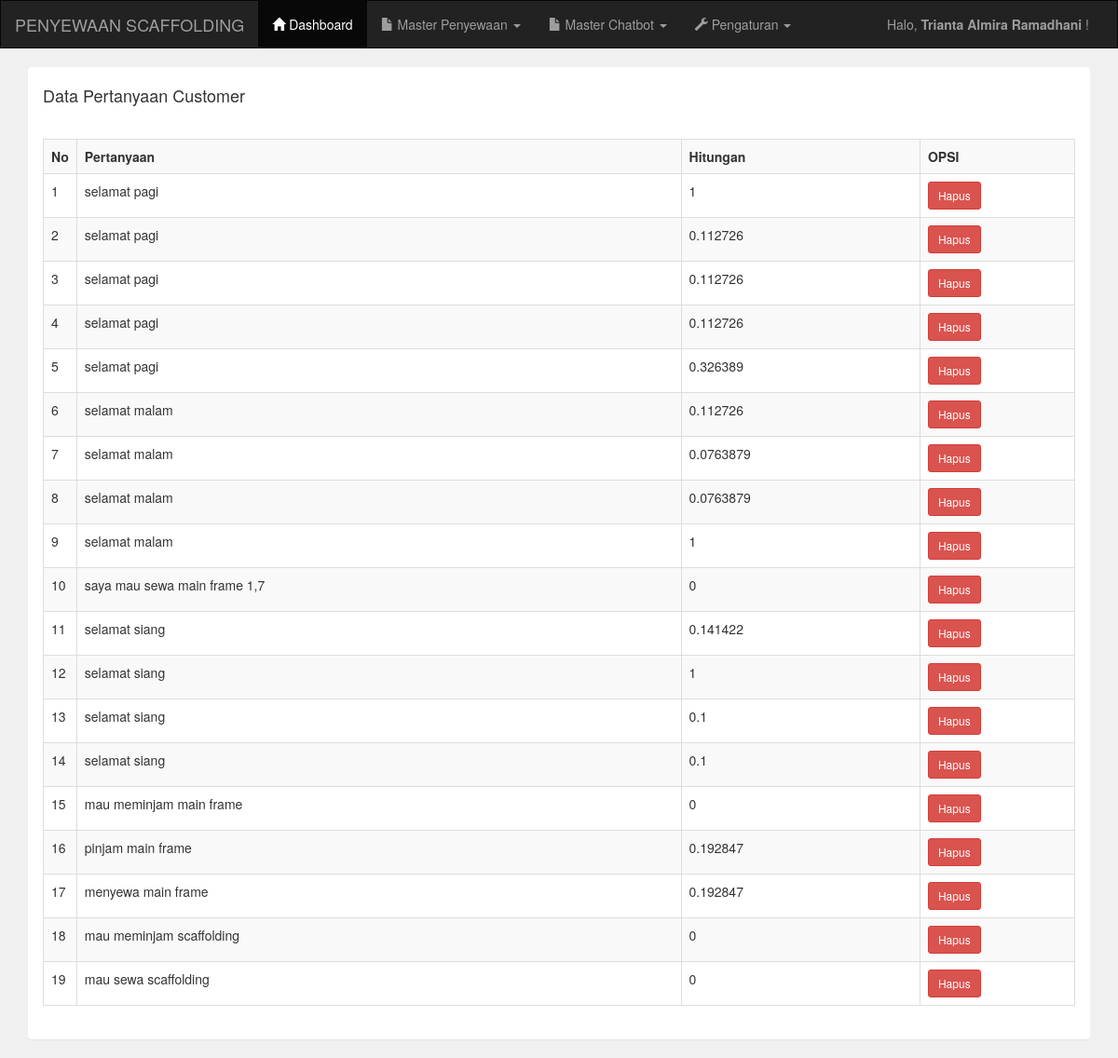
/admin/master_pertanyaan.php (signed in), run on an earlier commit of the app's database.
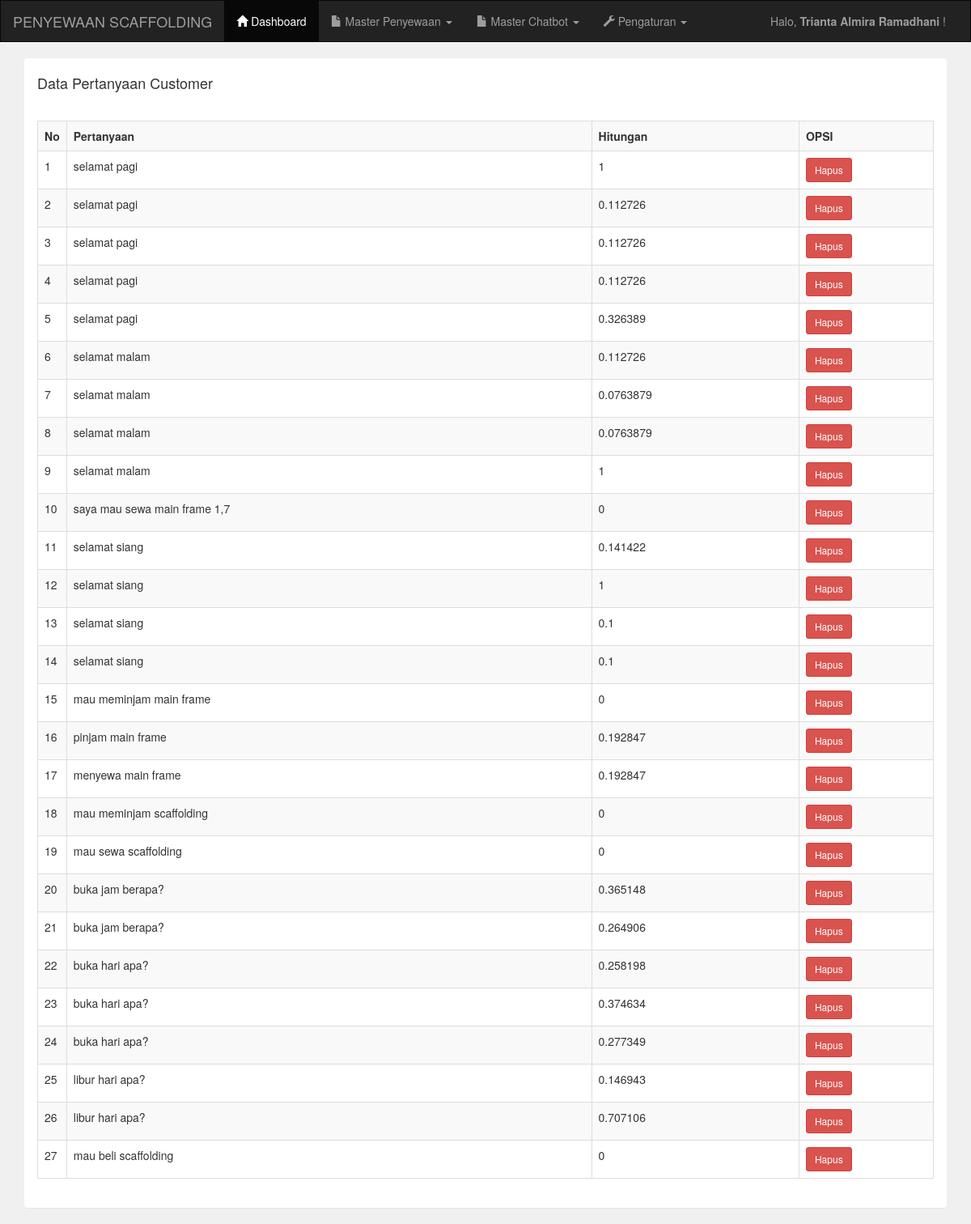
And on a later commit of the database.
### tables this page shows
CREATE TABLE `tb_cache` (
  `id` int(11) NOT NULL,
  `query` varchar(265) NOT NULL,
  `doc_id` int(11) NOT NULL,
  `nilai` float NOT NULL
);

### admin/master_pertanyaan.php (the view)
<?php include 'header.php'; ?>
<div class="container">
    <div class="panel">
        <div class="panel-heading">
            <h4>Data Pertanyaan Customer</h4>
        </div>
        <div class="panel-body">
            <table class="table table-bordered table-striped">
                <tr>
                    <th width="1%">No</th>
                    <th>Pertanyaan</th>
                    <th>Hitungan</th>
                    <th width="15%">OPSI</th>
                </tr>
                <?php
                include '../koneksi.php';
                $data = mysqli_query($koneksi, "select * from tb_cache");
                $no = 1;
                while ($d = mysqli_fetch_array($data)) {
                ?>
                    <tr>
                        <td><?php echo $no++; ?></td>
                        <td><?php echo $d['query']; ?></td>
                        <td><?php echo $d['nilai']; ?></td>
                        <td>
                            <a href="pertanyaan_hapus.php?product_id=<?php echo $d['id']; ?>" class="btn btn-sm btn-danger">Hapus</a>
                        </td>
                    </tr>
                <?php
                }
                ?>
            </table>
        </div>
    </div>
</div>
<?php include 'footer.php'; ?>

### admin/header.php (shortened to what this page needs)
<!DOCTYPE html>
<html>
<head>
	<link rel="stylesheet" type="text/css" href="../assets/css/bootstrap.css">
	<link rel="stylesheet" href="../assets/css/select2.min.css">
</head>
<body style="background: #f0f0f0">
	<nav class="navbar navbar-inverse" style="border-radius: 0px">
		<div class="container-fluid">
			<div class="navbar-header">
				<a class="navbar-brand" href="index.php">PENYEWAAN SCAFFOLDING</a>
			</div>
			<div class="collapse navbar-collapse" id="bs-example-navbar-collapse-1">
				<ul class="nav navbar-nav">
					<li class="active"><a href="index.php"><i class="glyphicon glyphicon-home"></i> Dashboard</a></li>
					<li class="dropdown">
						<a href="#" class="dropdown-toggle" data-toggle="dropdown" role="button" aria-haspopup="true" aria-expanded="false"><i class="glyphicon glyphicon-file"></i> Master Penyewaan <span class="caret"></span></a>
					</li>
					<li class="dropdown">
						<a href="#" class="dropdown-toggle" data-toggle="dropdown" role="button" aria-haspopup="true" aria-expanded="false"><i class="glyphicon glyphicon-file"></i> Master Chatbot <span class="caret"></span></a>
					</li>
					<li class="dropdown">
						<a href="#" class="dropdown-toggle" data-toggle="dropdown" role="button" aria-haspopup="true" aria-expanded="false"><i class="glyphicon glyphicon-wrench"></i> Pengaturan <span class="caret"></span></a>
					</li>
				</ul>
				<ul class="nav navbar-nav navbar-right">
					<li>
						<p class="navbar-text">Halo, <b><?php echo $_SESSION['nama']; ?></b> !</p>
					</li>
				</ul>
			</div>
		</div>
	</nav>

### admin/footer.php (shortened to what this page needs)
</body>
</html>

What changed in the data, as far as the page shows it:
added tb_cache: query "buka jam berapa?", nilai "0.365148"
added tb_cache: query "buka jam berapa?", nilai "0.264906"
added tb_cache: query "buka hari apa?", nilai "0.258198"
added tb_cache: query "buka hari apa?", nilai "0.374634"
added tb_cache: query "buka hari apa?", nilai "0.277349"
added tb_cache: query "libur hari apa?", nilai "0.146943"
added tb_cache: query "libur hari apa?", nilai "0.707106"
added tb_cache: query "mau beli scaffolding", nilai "0"
